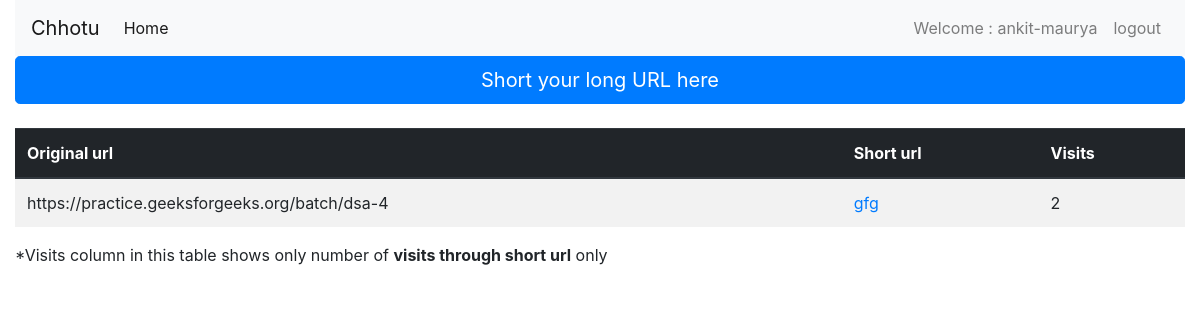
The app's page / (signed in), older data.
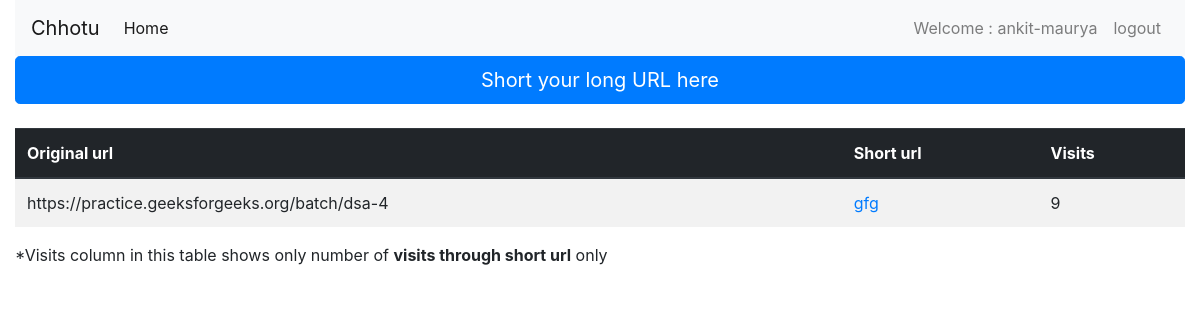
The same page, newer data.
### main/models.py (models this page shows, shortened)
class UserShort(models.Model):
    uri = models.URLField('Enter original uri ')
    shorturi = models.CharField('save the model for shorten uri',max_length=10,null=True,blank=True)
    user = models.ForeignKey(User,on_delete=models.CASCADE)
    count = models.IntegerField(default=0)

### home/views.py (the view)
# urls.py: path('',index,name='index'),
def index(request):
    if request.user.is_authenticated:
        query = UserShort.objects.filter(user=request.user).order_by('-pk')
        context = {'query':query}
    else:
        query = shorten.objects.all().order_by('-pk')
        context = {'query':query}
    return render(request,'index.html',context)

### templates/index.html
{% extends 'base.html' %}
{% block content %}
<a href="{% url 'home:short'%}" class="btn btn-primary btn-lg btn-block mb-4">Short your long URL here</a>
<div class="table-responsive ">
    <table class="table table-striped borderless">
  <thead class="thead-dark">
    <tr>
      <th scope="col">Original url</th>
      <th scope="col">Short url</th>
      {% if user.is_authenticated %}
      <th scope="col">Visits</th>
      {%endif%}
    </tr>
  </thead>
  <tbody>
  {%for object in query%}
    <tr>
      <td>{{object.uri }}</td>
      {% if user.is_authenticated %}
      <td><a href="{{user}}/{{object.shorturi}}">{{object.shorturi}}</a></td>
      {%else%}
      <td><a href="/{{object.shorturi}}">{{object.shorturi}}</a></td>
      {%endif%}
      {% if user.is_authenticated %}
      <td>{{object.count}}</td>
      {%endif%}
    </tr>
  {%endfor%}
  </tbody>
</table>
      {% if user.is_authenticated %}
      *Visits column in this table shows only number of <b>visits through short url</b> only
      {%endif%}
</div>
 {% endblock %}

Row changes from the older to the newer data that the page shows:
changed UserShort "https://practice.geeksforgeeks.org/batch/dsa-4": count "2" → "9"
